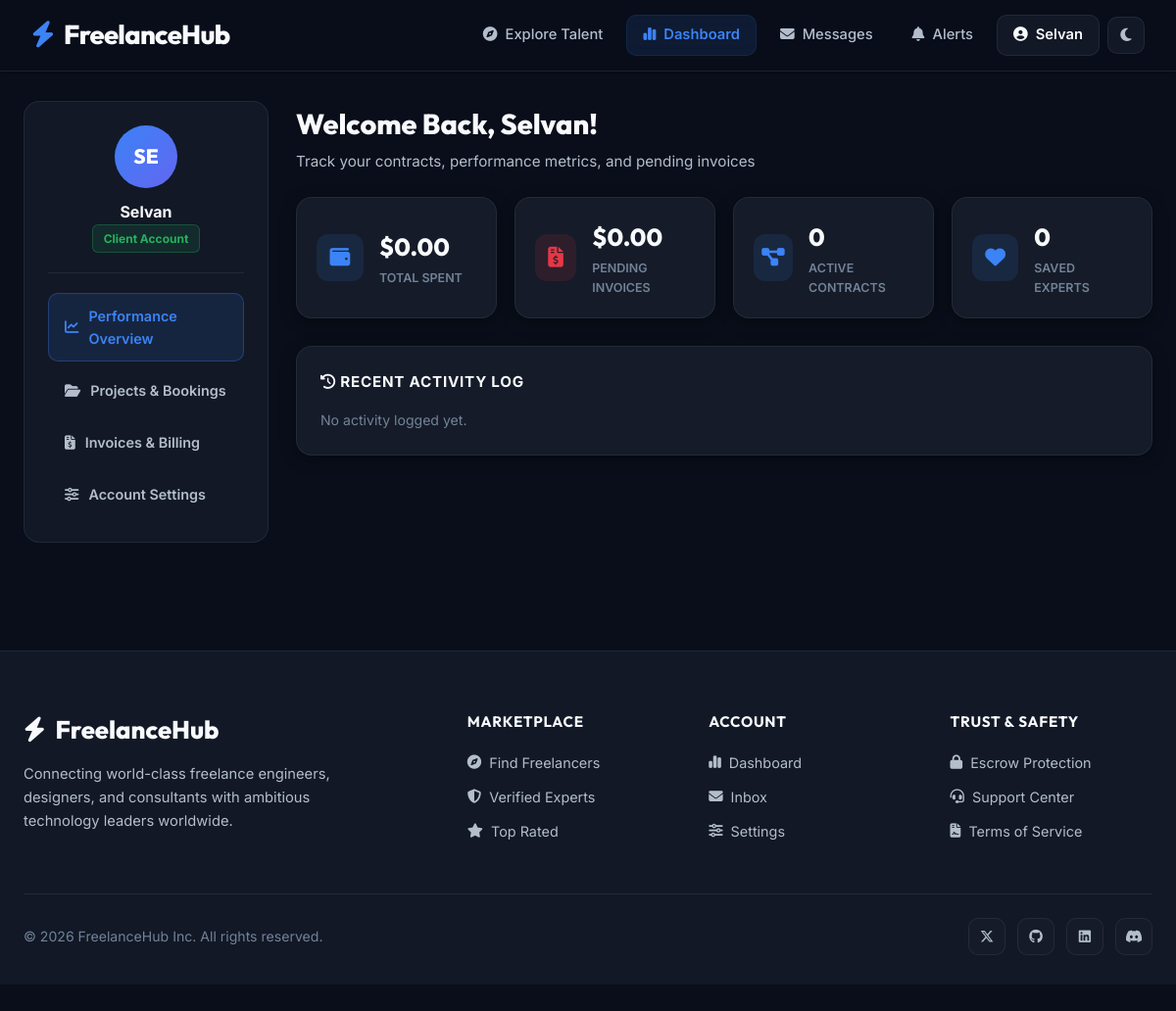
Page /dashboard/ (signed in) on the earlier database version.
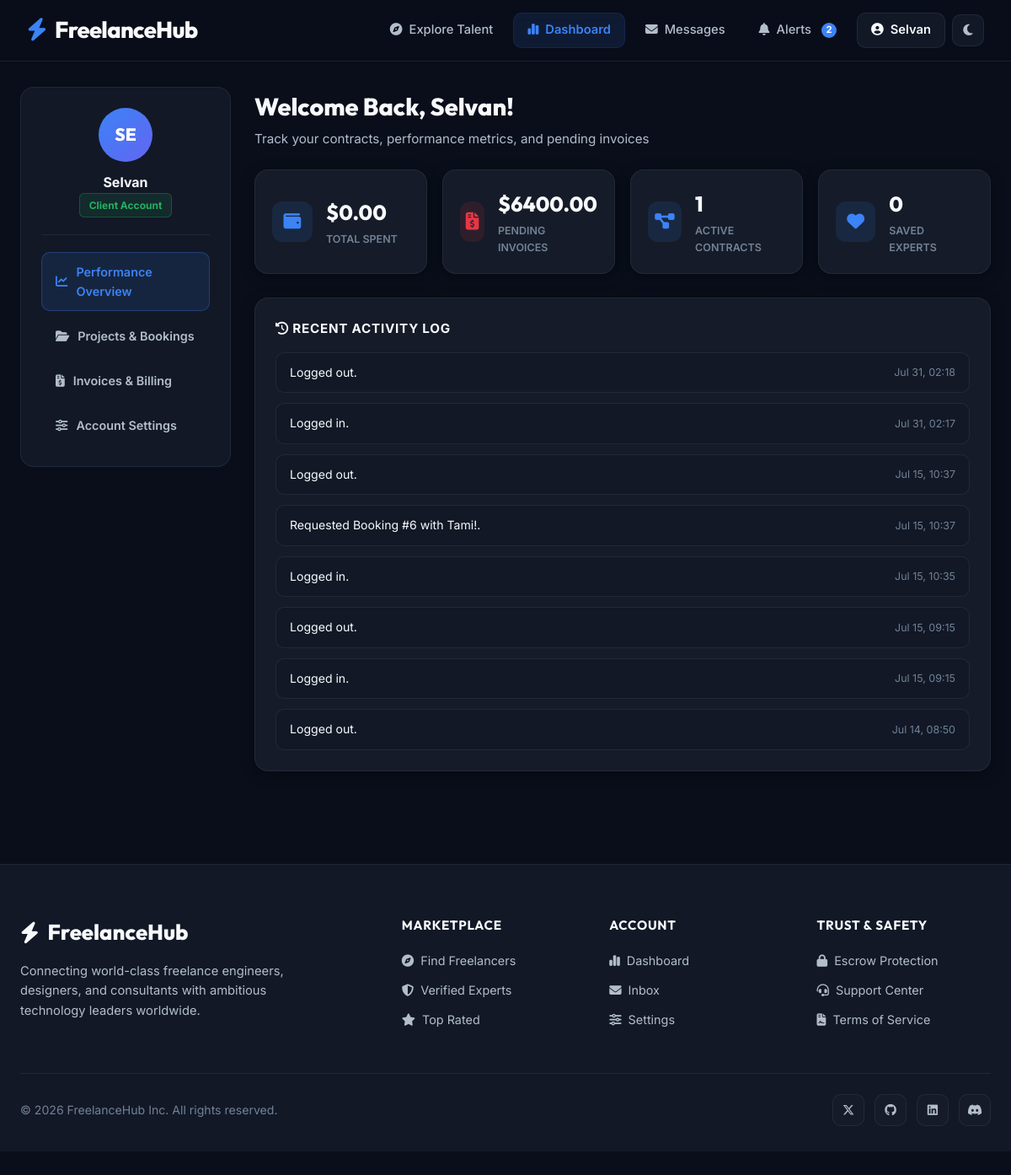
Same page on the later database version.
### core/models.py (models this page shows, shortened)
class ActivityLog(models.Model):
    user = models.ForeignKey(User, on_delete=models.CASCADE, related_name='activity_logs')
    action = models.CharField(max_length=255)
    timestamp = models.DateTimeField(auto_now_add=True)

### core/views.py (the view)
# urls.py: path('dashboard/', views.dashboard_view, name='dashboard'),
@login_required
def dashboard_view(request):
    profile = request.user.profile
    today = timezone.now().date()
    six_months_ago = today - timedelta(days=180)
    activities = ActivityLog.objects.filter(user=request.user).order_by('-timestamp')[:8]
    if profile.role == 'freelancer':
        bookings = Booking.objects.filter(freelancer=request.user).select_related('client__profile').order_by('-created_at')
        invoices = Invoice.objects.filter(booking__freelancer=request.user).select_related('booking__client').order_by('-issued_at')
        booking_stats = bookings.aggregate(
            total=Count('id'),
            pending=Count('id', filter=Q(status='pending')),
            accepted=Count('id', filter=Q(status='accepted')),
            completed=Count('id', filter=Q(status='completed')),
            cancelled=Count('id', filter=Q(status='cancelled')),
        )
        total_bookings = booking_stats['total'] or 0
        pending = booking_stats['pending'] or 0
        accepted = booking_stats['accepted'] or 0
        completed = booking_stats['completed'] or 0
        cancelled = booking_stats['cancelled'] or 0
        invoice_stats = invoices.aggregate(
            total_earnings=Sum('amount', filter=Q(status='paid')),
            unpaid_amount=Sum('amount', filter=Q(status__in=['unpaid', 'due']))
        )
        total_earnings = invoice_stats['total_earnings'] or 0.00
        unpaid_amount = invoice_stats['unpaid_amount'] or 0.00
        active_clients = bookings.filter(status='accepted').values('client').distinct().count()
        earnings_by_month = {}
        for i in range(6):
            m_date = today - timedelta(days=i*30)
            m_key = m_date.strftime("%b %Y")
            earnings_by_month[m_key] = 0.00
        recent_paid_invoices = invoices.filter(status='paid', issued_at__date__gte=six_months_ago)
        for inv in recent_paid_invoices:
            m_key = inv.issued_at.strftime("%b %Y")
            if m_key in earnings_by_month:
                earnings_by_month[m_key] += float(inv.amount)
        chart_labels = list(reversed(list(earnings_by_month.keys())))
        chart_values = [earnings_by_month[label] for label in chart_labels]
        total_finished = completed + cancelled
        success_rate = round((completed / total_finished) * 100, 1) if total_finished > 0 else 100.0
        return render(request, "core/dashboard.html", {
            "role": "freelancer",
            "bookings": bookings,
            "invoices": invoices,
            "activities": activities,
            "total_bookings": total_bookings,
            "pending": pending,
            "accepted": accepted,
            "completed": completed,
            "cancelled": cancelled,
            "total_earnings": total_earnings,
            "unpaid_amount": unpaid_amount,
            "active_clients": active_clients,
            "success_rate": success_rate,
            "chart_labels": json.dumps(chart_labels),
            "chart_values": json.dumps(chart_values),
        })
    else: # Client Role
        bookings = Booking.objects.filter(client=request.user).select_related('freelancer__profile').order_by('-created_at')
        invoices = Invoice.objects.filter(booking__client=request.user).select_related('booking__freelancer').order_by('-issued_at')
        client_stats = bookings.aggregate(
            total_projects=Count('id'),
            completed=Count('id', filter=Q(status='completed')),
            active=Count('id', filter=Q(status='accepted')),
            pending=Count('id', filter=Q(status='pending')),
            rejected=Count('id', filter=Q(status='rejected')),
        )
        total_projects = client_stats['total_projects'] or 0
        completed = client_stats['completed'] or 0
        active = client_stats['active'] or 0
        pending = client_stats['pending'] or 0
        rejected = client_stats['rejected'] or 0
        finance_stats = invoices.aggregate(
            total_paid=Sum('amount', filter=Q(status='paid')),
            outstanding=Sum('amount', filter=Q(status__in=['unpaid', 'due']))
        )
        total_paid = finance_stats['total_paid'] or 0.00
        outstanding = finance_stats['outstanding'] or 0.00
        favourites_count = Favourite.objects.filter(user=request.user).count()
        return render(request, "core/dashboard.html", {
            "role": "client",
            "bookings": bookings,
            "invoices": invoices,
            "activities": activities,
            "total_projects": total_projects,
            "completed": completed,
            "active": active,
            "pending": pending,
            "rejected": rejected,
            "total_paid": total_paid,
            "outstanding": outstanding,
            "favourites_count": favourites_count,
        })

### core/context_processors.py (called while the page is built)
def global_vars(request):
    if request.user.is_authenticated:
        return {
            'unread_notifications_count': Notification.objects.filter(user=request.user, is_read=False).count(),
            'unread_messages_count': Message.objects.filter(recipient=request.user, is_read=False).count()
        }
    return {
        'unread_notifications_count': 0,
        'unread_messages_count': 0
    }

### core/templates/core/dashboard.html (shortened to what the changed rows need)
{% extends "core/base.html" %}
{% load static %}
{% block content %}
<div class="container">
    <div class="dashboard-container">
        <div class="dashboard-main-content">
            <div id="dash-overview" class="dash-tab active-tab">
                <div style="margin-bottom: 24px;">
                    <h1 style="font-family: var(--font-outfit); font-size: 1.8rem; font-weight: 800; margin-bottom: 4px;">Welcome Back, {{ user.username }}!</h1>
                </div>
                {% if role == 'freelancer' %}
                    <div class="stats-grid">
                        <div class="stat-card card">
                            <div class="stat-icon"><i class="fa-solid fa-dollar-sign"></i></div>
                            <div class="stat-details">
                                <h3>${{ total_earnings|floatformat:2 }}</h3>
                                <p>Total Earnings</p>
                            </div>
                        </div>
                        <div class="stat-card card">
                            <div class="stat-icon" style="background: var(--error-bg); color: var(--error);"><i class="fa-solid fa-hand-holding-dollar"></i></div>
                            <div class="stat-details">
                                <h3>${{ unpaid_amount|floatformat:2 }}</h3>
                                <p>Pending Invoices</p>
                            </div>
                        </div>
                        <div class="stat-card card">
                            <div class="stat-icon" style="background: var(--success-bg); color: var(--success);"><i class="fa-solid fa-circle-check"></i></div>
                            <div class="stat-details">
                                <h3>{{ success_rate }}%</h3>
                                <p>Success Rate</p>
                            </div>
                        </div>
                        <div class="stat-card card">
                            <div class="stat-icon"><i class="fa-solid fa-users"></i></div>
                            <div class="stat-details">
                                <h3>{{ active_clients }}</h3>
                                <p>Active Clients</p>
                            </div>
                        </div>
                    </div>
                    <div class="dashboard-graphs-layout">
                        <div class="card" style="padding: 24px;">
                            <h3 style="font-size: 0.9rem; font-weight: 700; text-transform: uppercase; letter-spacing: 0.05em; color: var(--text-tertiary); margin-bottom: 18px;"><i class="fa-solid fa-chart-area text-accent"></i> Monthly Earnings ($)</h3>
                            <div style="position: relative; height: 240px;">
                                <canvas id="earningsChart"></canvas>
                            </div>
                        </div>
                        <div class="card" style="padding: 24px;">
                            <h3 style="font-size: 0.9rem; font-weight: 700; text-transform: uppercase; letter-spacing: 0.05em; color: var(--text-tertiary); margin-bottom: 18px;"><i class="fa-solid fa-list-check text-accent"></i> Contract Summary</h3>
                            <ul style="list-style: none; margin: 0; padding: 0;">
                                <li style="display: flex; justify-content: space-between; padding: 10px 0; border-bottom: 1px solid var(--border-subtle); font-size: 0.9rem;">
                                    <span style="color: var(--text-secondary);">Total Bookings</span>
                                    <strong>{{ total_bookings }}</strong>
                                </li>
                                <li style="display: flex; justify-content: space-between; padding: 10px 0; border-bottom: 1px solid var(--border-subtle); font-size: 0.9rem;">
                                    <span style="color: var(--text-secondary);">Pending Requests</span>
                                    <strong style="color: var(--warning);">{{ pending }}</strong>
                                </li>
                                <li style="display: flex; justify-content: space-between; padding: 10px 0; border-bottom: 1px solid var(--border-subtle); font-size: 0.9rem;">
                                    <span style="color: var(--text-secondary);">In-Progress Contracts</span>
                                    <strong style="color: var(--brand-primary);">{{ accepted }}</strong>
                                </li>
                                <li style="display: flex; justify-content: space-between; padding: 10px 0; font-size: 0.9rem;">
                                    <span style="color: var(--text-secondary);">Completed Work</span>
                                    <strong style="color: var(--success);">{{ completed }}</strong>
                                </li>
                            </ul>
                        </div>
                    </div>
                {% else %}
                    <div class="stats-grid">
                        <div class="stat-card card">
                            <div class="stat-icon"><i class="fa-solid fa-wallet"></i></div>
                            <div class="stat-details">
                                <h3>${{ total_paid|floatformat:2 }}</h3>
                                <p>Total Spent</p>
                            </div>
                        </div>
                        <div class="stat-card card">
                            <div class="stat-icon" style="background: var(--error-bg); color: var(--error);"><i class="fa-solid fa-file-invoice-dollar"></i></div>
                            <div class="stat-details">
                                <h3>${{ outstanding|floatformat:2 }}</h3>
                                <p>Pending Invoices</p>
                            </div>
                        </div>
                        <div class="stat-card card">
                            <div class="stat-icon"><i class="fa-solid fa-diagram-project"></i></div>
                            <div class="stat-details">
                                <h3>{{ active }}</h3>
                                <p>Active Contracts</p>
                            </div>
                        </div>
                        <div class="stat-card card">
                            <div class="stat-icon" style="background: var(--brand-light); color: var(--brand-primary);"><i class="fa-solid fa-heart"></i></div>
                            <div class="stat-details">
                                <h3>{{ favourites_count }}</h3>
                                <p>Saved Experts</p>
                            </div>
                        </div>
                    </div>
                {% endif %}
                <div class="card" style="padding: 24px;">
                    <div style="display: flex; flex-direction: column; gap: 12px;">
                        {% for act in activities %}
                            <div style="display: flex; align-items: center; justify-content: space-between; padding: 12px 16px; background: var(--bg-surface); border: 1px solid var(--border-subtle); border-radius: 10px; font-size: 0.88rem;">
                                <span>{{ act.action }}</span>
                                <span style="color: var(--text-tertiary); font-size: 0.78rem;">{{ act.timestamp|date:"M d, H:i" }}</span>
                            </div>
                        {% empty %}
                            <p style="color: var(--text-tertiary); font-size: 0.88rem;">No activity logged yet.</p>
                        {% endfor %}
                    </div>
                </div>
            </div>
        </div>
    </div>
</div>
{% endblock %}

### core/templates/core/base.html (shortened to what the changed rows need)
{% load static %}
<!DOCTYPE html>
<html lang="en" data-theme="dark">
<head>
    <link rel="stylesheet" href="https://cdnjs.cloudflare.com/ajax/libs/font-awesome/6.6.0/css/all.min.css">
    <link rel="stylesheet" href="{% static 'core/css/style.css' %}?v=4.0">
</head>
<body>
    <nav class="nav-header">
        <div class="nav-links" id="navLinks">
            {% if user.is_authenticated %}
                <a href="{% url 'notifications' %}" class="{% if request.resolver_match.url_name == 'notifications' %}active{% endif %}">
                    <i class="fa-solid fa-bell"></i> Alerts
                    {% if unread_notifications_count > 0 %}
                        <span class="badge-count text-accent">{{ unread_notifications_count }}</span>
                    {% endif %}
                </a>
            {% else %}
                <a href="{% url 'login' %}"><i class="fa-solid fa-right-to-bracket"></i> Sign In</a>
                <a href="{% url 'signup' %}" class="btn-primary-small"><i class="fa-solid fa-user-plus"></i> Join Marketplace</a>
            {% endif %}
        </div>
    </nav>
    <main class="page-content">
        {% block content %}{% endblock %}
    </main>
</body>
</html>

Differences in the rows shown:
added ActivityLog: action "Logged out.", timestamp "Jul 31, 02:18"
added ActivityLog: action "Logged in.", timestamp "Jul 31, 02:17"
added ActivityLog: action "Logged out.", timestamp "Jul 15, 10:37"
added ActivityLog: action "Requested Booking #6 with Tami!.", timestamp "Jul 15, 10:37"
added ActivityLog: action "Logged in.", timestamp "Jul 15, 10:35"
added ActivityLog: action "Logged out.", timestamp "Jul 15, 09:15"
added ActivityLog: action "Logged in.", timestamp "Jul 15, 09:15"
added ActivityLog: action "Logged out.", timestamp "Jul 14, 08:50"
Other differences:
{{ unread_notifications_count }}: (not shown) → "2"
{{ outstanding|floatformat:2 }}: "0.00" → "6400.00"
{{ active }}: "0" → "1"
text no longer shown: "No activity logged yet."
